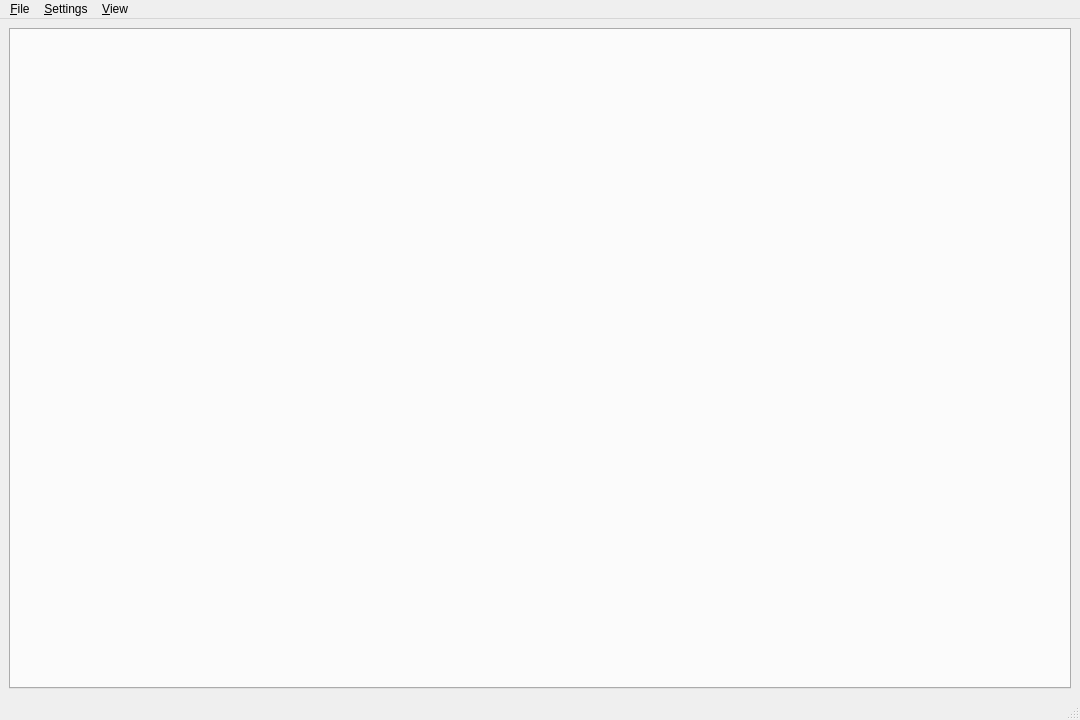
<?xml version="1.0" encoding="UTF-8"?>
<ui version="4.0">
 <class>MainWindow</class>
 <widget class="QMainWindow" name="MainWindow">
  <property name="geometry">
   <rect>
    <x>0</x>
    <y>0</y>
    <width>1080</width>
    <height>720</height>
   </rect>
  </property>
  <property name="windowTitle">
   <string>ESP8266 NodeMcu GUI</string>
  </property>
  <widget class="QWidget" name="main_widget">
   <layout class="QHBoxLayout" name="horizontalLayout">
    <item>
     <widget class="QTabWidget" name="tabs"/>
    </item>
   </layout>
  </widget>
  <widget class="QMenuBar" name="menu">
   <property name="geometry">
    <rect>
     <x>0</x>
     <y>0</y>
     <width>1080</width>
     <height>26</height>
    </rect>
   </property>
   <widget class="QMenu" name="menu_view">
    <property name="enabled">
     <bool>true</bool>
    </property>
    <property name="title">
     <string>&amp;View</string>
    </property>
    <addaction name="menu_view_actions"/>
    <addaction name="menu_view_files"/>
    <addaction name="menu_view_log"/>
   </widget>
   <widget class="QMenu" name="menu_file">
    <property name="title">
     <string>&amp;File</string>
    </property>
    <addaction name="menu_open_file"/>
    <addaction name="menu_open_dir"/>
   </widget>
   <widget class="QMenu" name="menu_settings">
    <property name="title">
     <string>&amp;Settings</string>
    </property>
    <addaction name="menu_prefs"/>
   </widget>
   <addaction name="menu_file"/>
   <addaction name="menu_settings"/>
   <addaction name="menu_view"/>
  </widget>
  <widget class="QStatusBar" name="statusbar"/>
  <action name="menu_view_log">
   <property name="checkable">
    <bool>true</bool>
   </property>
   <property name="text">
    <string>&amp;Log</string>
   </property>
  </action>
  <action name="menu_prefs">
   <property name="text">
    <string>&amp;Preferences</string>
   </property>
   <property name="shortcut">
    <string>Ctrl+P</string>
   </property>
  </action>
  <action name="menu_view_actions">
   <property name="checkable">
    <bool>true</bool>
   </property>
   <property name="checked">
    <bool>true</bool>
   </property>
   <property name="text">
    <string>&amp;Actions</string>
   </property>
  </action>
  <action name="menu_view_files">
   <property name="checkable">
    <bool>true</bool>
   </property>
   <property name="checked">
    <bool>true</bool>
   </property>
   <property name="enabled">
    <bool>true</bool>
   </property>
   <property name="text">
    <string>&amp;Files</string>
   </property>
  </action>
  <action name="menu_open_file">
   <property name="text">
    <string>&amp;Open File</string>
   </property>
   <property name="shortcut">
    <string>Ctrl+O</string>
   </property>
  </action>
  <action name="menu_open_dir">
   <property name="text">
    <string>Open &amp;Path</string>
   </property>
   <property name="shortcut">
    <string>Ctrl+Shift+O</string>
   </property>
  </action>
  <action name="menu_prefs">
   <property name="text">
    <string>&amp;Preferences</string>
   </property>
  </action>
 </widget>
 <resources/>
 <connections/>
</ui>
